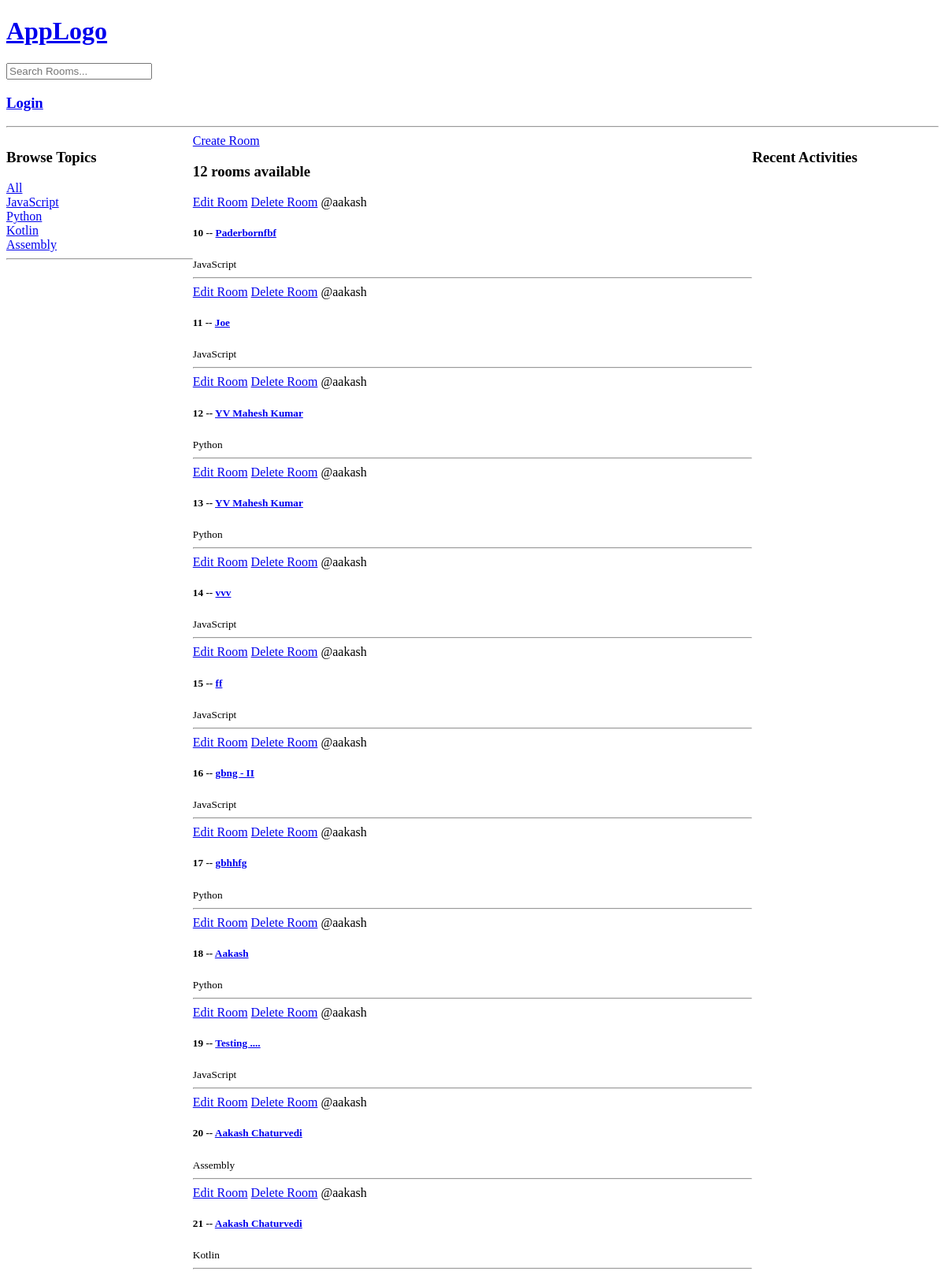
/, run on an earlier commit of the app's database.
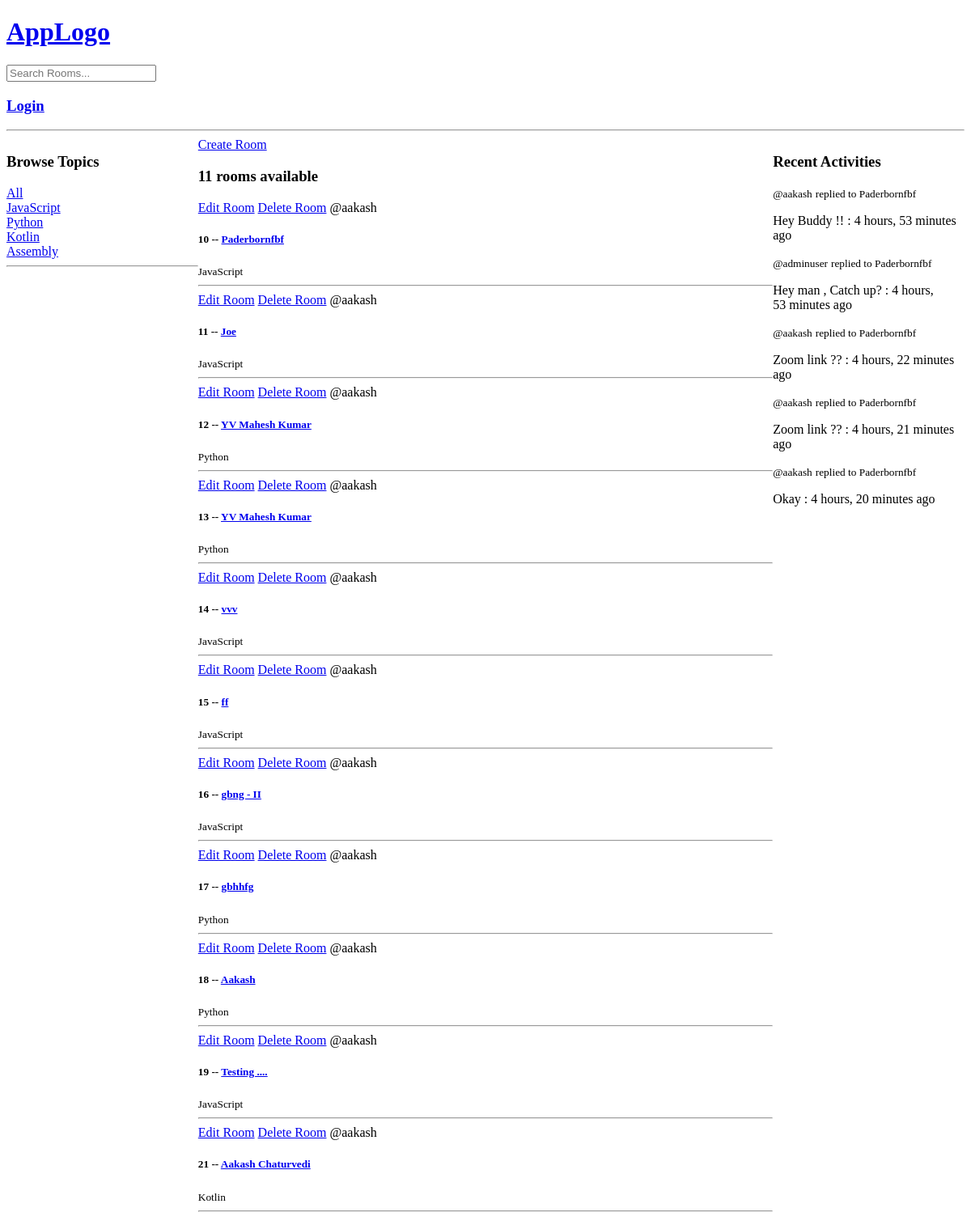
And on a later commit of the database.
### base/models.py (models this page shows, shortened)
class Topic(models.Model):
    name = models.CharField(max_length=100)

class Room(models.Model):
    host = models.ForeignKey(User, on_delete=models.SET_NULL, null=True)
    topic = models.ForeignKey(Topic, on_delete=models.SET_NULL, null=True)
    name = models.CharField(max_length=200)
    description = models.TextField(null=True, blank=True)
    updated = models.DateTimeField(auto_now=True)
    created = models.DateTimeField(auto_now_add=True)
    participants = models.ManyToManyField(User, related_name="participants", blank=True)
    def __str__(self):
        return str(self.name)

class Message(models.Model):
    user = models.ForeignKey(User, on_delete=models.CASCADE)
    room = models.ForeignKey(Room, on_delete=models.CASCADE)
    body = models.TextField()
    updated = models.DateTimeField(auto_now=True)
    created = models.DateTimeField(auto_now_add=True)

### base/views.py (the view)
# urls.py: path("", views.home, name="home"),
def home(request):
    queryParam = request.GET.get("q") if request.GET.get("q") != None else ""
    topics = Topic.objects.all()
    room_messages = Message.objects.filter(Q(room__topic__name__icontains=queryParam))
    chatrooms = Room.objects.filter(
        Q(topic__name__icontains=queryParam)
        | Q(name__icontains=queryParam)
        | Q(description__icontains=queryParam)
    )
    room_count = chatrooms.count()
    return render(
        request,
        "base/home.html",
        {
            "rooms": chatrooms,
            "topics": topics,
            "room_count": room_count,
            "room_messages": room_messages,
        },
    )

### base/templates/base/home.html (shortened to what this page needs)
{% extends 'main.html' %}
{% block content %}
<div class="home-container">
    <div>
        <h3>Browse Topics</h3>
        <a href="{% url 'home'%}">All </a>
        {% for topic in topics %}
        <div>
            <a href="{% url 'home' %}?q={{topic.name}}">{{topic.name}}</a>
        </div>
        {% endfor %}
        <hr>
    </div>
    <div>
        <a href="{% url 'create-room' %}">Create Room</a>
        <h3>{{room_count}} rooms available </h3>
        <div>
            {% for room in rooms %}
            <div>
                <a href="{% url 'update-room' room.id %}">Edit Room</a>
                <a href="{% url 'delete-room' room.id %}">Delete Room</a>
                <span>@{{room.host.username}}</span>
                <h5> {{room.id}} -- <a href="/room/{{room.id}}">{{room.name}}</a>
                </h5>
                <small>{{room.topic.name}}</small>
                <hr>
            </div>
            {% endfor %}
        </div>
    </div>
    <div class="recent-actvities">
        <h3> Recent Activities</h3>
        {% for message in room_messages %}
        <div>
            <small>@{{message.user}}</small>
            <small>replied to {{message.room}}</small>
            <p>{{message.body}} : {{message.created | timesince}} ago
            </p>
        </div>
        {% endfor %}
    </div>
</div>
{% endblock %}

What changed in the data, as far as the page shows it:
removed Room: host.username "aakash", id "20", name "Aakash Chaturvedi", topic.name "Assembly"
added Message: user "aakash", room "Paderbornfbf", body "Hey Buddy !!", created "4 hours, 53 minutes"
added Message: user "adminuser", room "Paderbornfbf", body "Hey man , Catch up?", created "4 hours, 53 minutes"
added Message: user "aakash", room "Paderbornfbf", body "Zoom link ??", created "4 hours, 22 minutes"
added Message: user "aakash", room "Paderbornfbf", body "Zoom link ??", created "4 hours, 21 minutes"
added Message: user "aakash", room "Paderbornfbf", body "Okay", created "4 hours, 20 minutes"
Also different on the page:
{{ room_count }}: "12" → "11"
